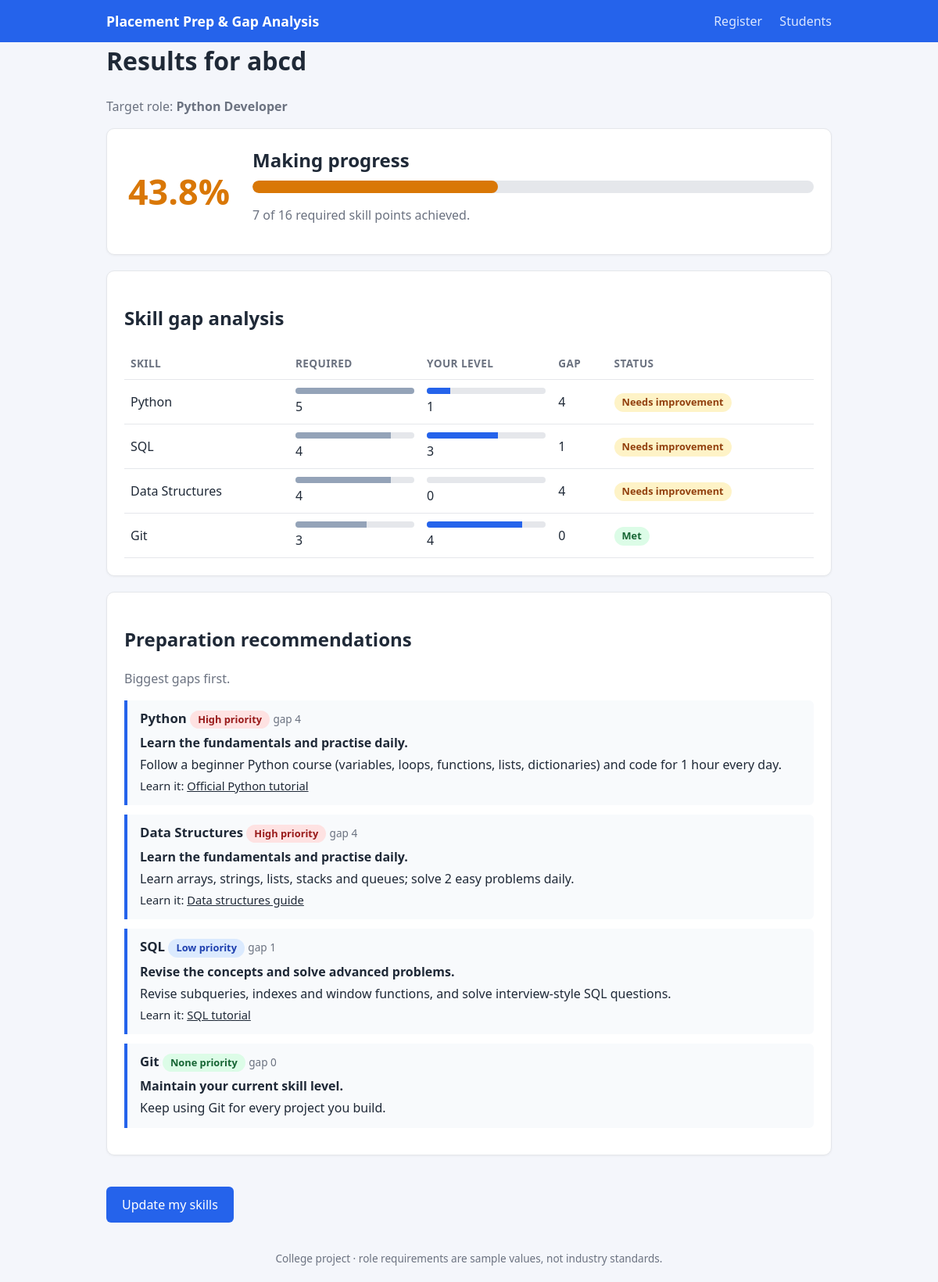
Page /results/1 on the committed database.
### tables this page shows
CREATE TABLE students (
    id          INTEGER PRIMARY KEY AUTOINCREMENT,
    name        TEXT NOT NULL,
    email       TEXT NOT NULL UNIQUE,
    target_role TEXT NOT NULL,
    created_at  TEXT NOT NULL DEFAULT CURRENT_TIMESTAMP
);

CREATE TABLE assessments (
    id          INTEGER PRIMARY KEY AUTOINCREMENT,
    student_id  INTEGER NOT NULL,
    skill       TEXT NOT NULL,
    rating      INTEGER NOT NULL CHECK (rating BETWEEN 0 AND 5),
    assessed_at TEXT NOT NULL DEFAULT CURRENT_TIMESTAMP,
    UNIQUE (student_id, skill),
    FOREIGN KEY (student_id) REFERENCES students (id) ON DELETE CASCADE
);

### app.py (the view)
    @app.route("/results/<int:student_id>")
    def results(student_id):
        student = get_student(student_id, db_path=db())
        if student is None:
            abort(404)
        skills = get_student_skills(student_id, db_path=db())
        if not skills:
            flash("Please complete your skill assessment first.", "error")
            return redirect(url_for("assessment", student_id=student_id))
        result = analyze_skills(student["target_role"], skills)
        if not result["success"]:
            for message in result["errors"]:
                flash(message, "error")
            return redirect(url_for("assessment", student_id=student_id))
        level_label, level_class = readiness_level(result["readiness_score"])
        return render_template(
            "results.html",
            student=student,
            result=result,
            resources=RESOURCES,
            recommendations=get_recommendations(result),
            history=get_results(student_id, db_path=db()),
            level_label=level_label,
            level_class=level_class,
            max_level=5,
        )

### app.py (called while the page is built)
def readiness_level(score):
    if score >= 80:
        return "Placement ready", "excellent"
    if score >= 60:
        return "Almost ready", "good"
    if score >= 40:
        return "Making progress", "fair"
    return "Just getting started", "low"

### database/db.py (called while the page is built)
def get_connection(db_path=None):
    connection = sqlite3.connect(db_path or DEFAULT_DB_PATH)
    connection.row_factory = sqlite3.Row
    connection.execute("PRAGMA foreign_keys = ON")  # SQLite needs this on every connection
    return connection

### database/queries.py (called while the page is built)
def _row_to_dict(row):
    return dict(row) if row is not None else None

def get_student(student_id, db_path=None):
    with closing(get_connection(db_path)) as connection:
        row = connection.execute("SELECT * FROM students WHERE id = ?", (student_id,)).fetchone()
        return _row_to_dict(row)

def get_student_skills(student_id, db_path=None):
    with closing(get_connection(db_path)) as connection:
        rows = connection.execute(
            "SELECT skill, rating FROM assessments WHERE student_id = ? ORDER BY skill", (student_id,)
        ).fetchall()
        return {row["skill"]: row["rating"] for row in rows}

def get_results(student_id, db_path=None):
    with closing(get_connection(db_path)) as connection:
        rows = connection.execute(
            "SELECT * FROM results WHERE student_id = ? ORDER BY id DESC", (student_id,)
        ).fetchall()
        return [dict(row) for row in rows]

### gap_analysis/analyzer.py (called while the page is built)
def _find_role(target_role):
    if not isinstance(target_role, str):
        return None
    wanted = " ".join(target_role.split()).lower()
    for role_name in JOB_ROLES:
        if role_name.lower() == wanted:
            return role_name
    return None

def _clean_rating(value):
    if isinstance(value, bool):
        return None, "rating must be a number, not True/False"
    if isinstance(value, str):
        try:
            value = float(value.strip())
        except ValueError:
            return None, "rating must be a number"
    if not isinstance(value, (int, float)):
        return None, "rating must be a number"
    if math.isnan(value) or math.isinf(value):
        return None, "rating must be a real number"
    if value < MIN_SKILL_LEVEL or value > MAX_SKILL_LEVEL:
        return None, "rating must be between {} and {}".format(MIN_SKILL_LEVEL, MAX_SKILL_LEVEL)
    if float(value).is_integer():
        value = int(value)
    return value, None

### templates/results.html (shortened to what this page needs)
{% extends "base.html" %}
{% block content %}
<h1>Results for {{ student.name }}</h1>
<p class="muted">Target role: <strong>{{ result.target_role }}</strong></p>
<section class="card score-card">
    <div class="score-number {{ level_class }}">{{ "%.1f"|format(result.readiness_score) }}%</div>
    <div class="score-body">
        <h2>{{ level_label }}</h2>
        <div class="progress" role="progressbar" aria-valuenow="{{ result.readiness_score }}" aria-valuemin="0" aria-valuemax="100">
            <div class="progress-fill {{ level_class }}" style="width: {{ result.readiness_score }}%"></div>
        </div>
        <p class="muted">{{ result.total_achieved_points }} of {{ result.total_required_points }} required skill points achieved.</p>
    </div>
</section>
<section class="card">
    <h2>Skill gap analysis</h2>
    <div class="table-wrap">
    <table>
        <thead>
            <tr><th>Skill</th><th>Required</th><th>Your level</th><th>Gap</th><th>Status</th></tr>
        </thead>
        <tbody>
        {% for item in result.skill_gaps %}
            <tr>
                <td>{{ item.skill }}</td>
                <td>
                    <div class="bar"><div class="bar-fill required" style="width: {{ item.required_level / max_level * 100 }}%"></div></div>
                    {{ item.required_level }}
                </td>
                <td>
                    <div class="bar"><div class="bar-fill current" style="width: {{ item.current_level / max_level * 100 }}%"></div></div>
                    {{ item.current_level }}{% if item.missing %} <span class="hint">(not rated)</span>{% endif %}
                </td>
                <td>{{ item.gap }}</td>
                <td><span class="badge {% if item.gap == 0 %}met{% else %}needs{% endif %}">{{ item.status }}</span></td>
            </tr>
        {% endfor %}
        </tbody>
    </table>
    </div>
</section>
<section class="card">
    <h2>Preparation recommendations</h2>
    <p class="muted">Biggest gaps first.</p>
    {% for rec in recommendations %}
        <article class="rec">
            <h3>{{ rec.skill }} <span class="badge {{ rec.priority|lower }}">{{ rec.priority }} priority</span>
                <span class="hint">gap {{ rec.gap }}</span></h3>
            <p><strong>{{ rec.advice }}</strong></p>
            <p>{{ rec.suggestion }}</p>
            {% if rec.priority != "None" and resources and resources.get(rec.skill) %}
    <p class="rec-links">
        Learn it:
        {% for title, url in resources[rec.skill] %}
            <a href="{{ url }}" target="_blank" rel="noopener">{{ title }}</a>{{ ", " if not loop.last }}
        {% endfor %}
    </p>
{% endif %}
        </article>
    {% endfor %}
</section>
<p><a class="btn" href="{{ url_for('assessment', student_id=student.id) }}">Update my skills</a></p>
{% endblock %}

### templates/base.html (shortened to what this page needs)
<!DOCTYPE html>
<html lang="en">
<head>
    <link rel="stylesheet" href="{{ url_for('static', filename='style.css') }}">
</head>
<body>
    <header class="site-header">
        <div class="container header-inner">
            <a class="brand" href="{{ url_for('index') }}">Placement Prep &amp; Gap Analysis</a>
            <nav>
                <a href="{{ url_for('index') }}">Register</a>
                <a href="{{ url_for('students') }}">Students</a>
            </nav>
        </div>
    </header>
    <main class="container">
        {% block content %}{% endblock %}
    </main>
    <footer class="site-footer">
        <div class="container">College project &middot; role requirements are sample values, not industry standards.</div>
    </footer>
</body>
</html>

### static/style.css (style rules this page uses)
:root { --bg: #f4f6fb; --card: #ffffff; --text: #1f2937; --muted: #6b7280; --primary: #2563eb; --primary-dark: #1d4ed8; --border: #e5e7eb; --green: #16a34a; --lime: #65a30d; --amber: #d97706; --red: #dc2626; }
* { box-sizing: border-box; }
body { margin: 0; font-family: "Segoe UI", Arial, sans-serif; background: var(--bg); color: var(--text); line-height: 1.5; }
.container { max-width: 960px; margin: 0 auto; padding: 0 16px; }
.site-header { background: var(--primary); color: #fff; }
.header-inner { display: flex; justify-content: space-between; align-items: center; padding-top: 14px; padding-bottom: 14px; }
.brand { color: #fff; font-weight: 700; font-size: 1.1rem; text-decoration: none; }
.site-header nav a { color: #dbe7ff; margin-left: 18px; text-decoration: none; }
main { padding-top: 24px; padding-bottom: 40px; }
.site-footer { text-align: center; color: var(--muted); font-size: 0.85rem; padding: 20px 0; }
h1 { margin-top: 0; }
.muted, .hint { color: var(--muted); }
.hint { font-size: 0.85rem; font-weight: 400; }
.card { background: var(--card); border: 1px solid var(--border); border-radius: 10px; padding: 22px; margin-bottom: 20px; box-shadow: 0 1px 3px rgba(0, 0, 0, 0.05); }
.btn { display: inline-block; margin-top: 20px; padding: 11px 20px; background: var(--primary); color: #fff; border: none; border-radius: 6px; font-size: 1rem; cursor: pointer; text-decoration: none; }
.score-card { display: flex; gap: 24px; align-items: center; flex-wrap: wrap; }
.score-number { font-size: 2.8rem; font-weight: 700; min-width: 140px; text-align: center; }
.score-body { flex: 1; min-width: 220px; }
.score-body h2 { margin: 0 0 8px; }
.progress { background: var(--border); border-radius: 999px; height: 16px; overflow: hidden; }
.progress-fill { height: 100%; border-radius: 999px; }
.fair { color: var(--amber); }
.progress-fill.fair { background: var(--amber); }
.low { color: var(--red); }
.table-wrap { overflow-x: auto; }
table { width: 100%; border-collapse: collapse; }
th, td { text-align: left; padding: 10px 8px; border-bottom: 1px solid var(--border); vertical-align: middle; }
th { color: var(--muted); font-size: 0.85rem; text-transform: uppercase; letter-spacing: 0.03em; }
.bar { background: var(--border); height: 8px; border-radius: 4px; overflow: hidden; margin-bottom: 4px; min-width: 90px; }
.bar-fill { height: 100%; }
.bar-fill.required { background: #94a3b8; }
.bar-fill.current { background: var(--primary); }
.badge { display: inline-block; padding: 2px 10px; border-radius: 999px; font-size: 0.8rem; font-weight: 600; }
.badge.met, .badge.none { background: #dcfce7; color: #166534; }
.badge.needs, .badge.medium { background: #fef3c7; color: #92400e; }
.badge.high { background: #fee2e2; color: #991b1b; }
.badge.low { background: #dbeafe; color: #1e40af; }
.rec { border-left: 4px solid var(--primary); background: #f8fafc; padding: 10px 16px; margin-bottom: 12px; border-radius: 0 6px 6px 0; }
.rec h3 { margin: 0 0 6px; font-size: 1.05rem; }
.rec p { margin: 4px 0; }
.rec-links { margin: .5rem 0 0; font-size: .92rem; }
.rec-links a { color: var(--brand); }

### rows in the picture
students: name "abcd"
assessments: skill "Python", {{ item.required_level / max_level * 100 }} 100.0 (drawn), required_level "5", {{ item.current_level / max_level * 100 }} 20.0 (drawn), current_level "1", gap "4", status "Needs improvement", priority "High", advice "Learn the fundamentals and practise daily.", suggestion "Follow a beginner Python course (variables, loops, functions, lists, dictionaries) and code for 1 hour every day.", skill "Official Python tutorial"
assessments: skill "SQL", {{ item.required_level / max_level * 100 }} 80.0 (drawn), required_level "4", {{ item.current_level / max_level * 100 }} 60.0 (drawn), current_level "3", gap "1", status "Needs improvement", priority "Low", advice "Revise the concepts and solve advanced problems.", suggestion "Revise subqueries, indexes and window functions, and solve interview-style SQL questions.", skill "SQL tutorial"
assessments: skill "Data Structures", {{ item.required_level / max_level * 100 }} 80.0 (drawn), required_level "4", current_level "0", gap "4", status "Needs improvement", priority "High", advice "Learn the fundamentals and practise daily.", suggestion "Learn arrays, strings, lists, stacks and queues; solve 2 easy problems daily.", skill "Data structures guide"
assessments: skill "Git", {{ item.required_level / max_level * 100 }} 60.0 (drawn), required_level "3", {{ item.current_level / max_level * 100 }} 80.0 (drawn), current_level "4", gap "0", status "Met", priority "None", advice "Maintain your current skill level.", suggestion "Keep using Git for every project you build."

### other values in the picture
{{ result.target_role }} "Python Developer"
{{ "%.1f"|format(result.readiness_score) }} "43.8"
{{ level_label }} "Making progress"
{{ result.total_achieved_points }} "7"
{{ result.total_required_points }} "16"
